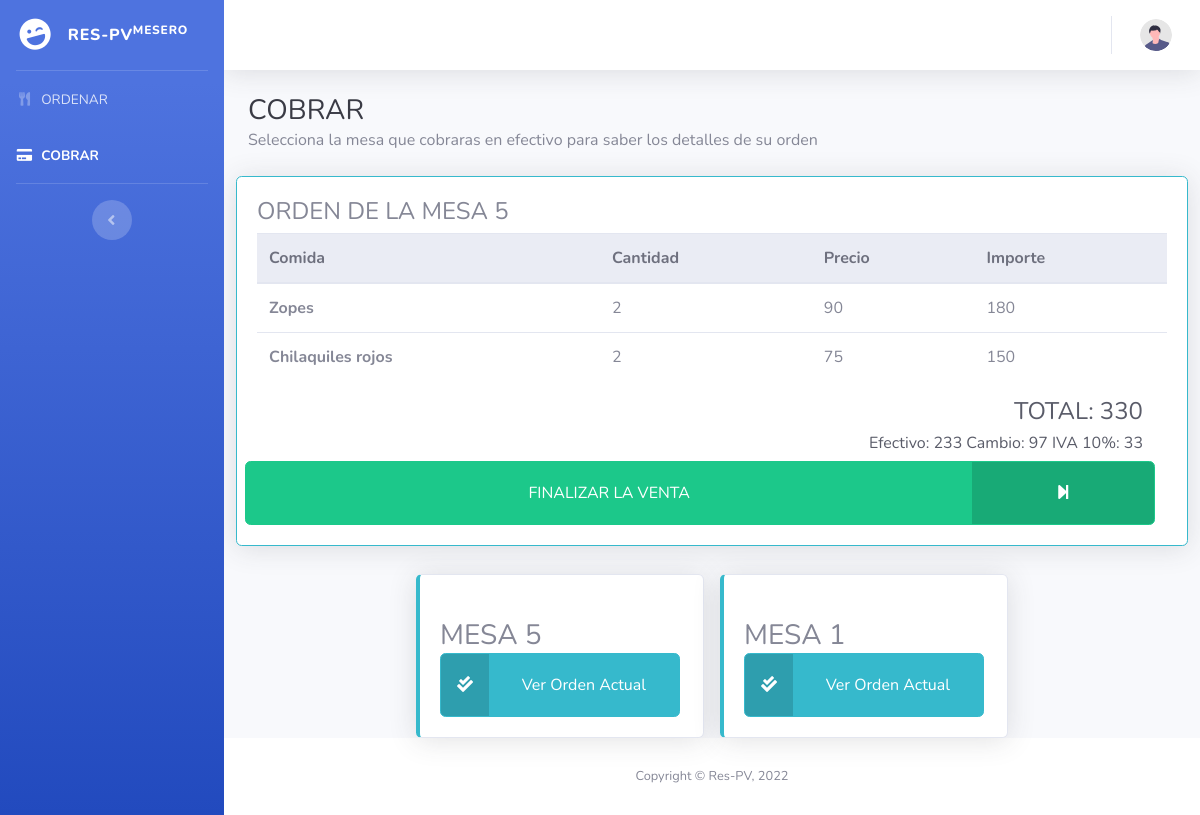
The page /cobrar.php?mesa=5 on the database its author committed.
### tables this page shows
CREATE TABLE `carrito_tmp` (
  `id_tmp` int(100) NOT NULL,
  `mesa` int(1) NOT NULL,
  `id_product` int(2) NOT NULL,
  `name_product` varchar(30) NOT NULL,
  `unitaryPrice_product` int(100) NOT NULL,
  `cantidad` int(100) NOT NULL,
  `efectivo` int(100) NOT NULL DEFAULT 0,
  `cambio` int(100) NOT NULL DEFAULT 0,
  `impuesto` int(100) NOT NULL DEFAULT 0,
  `total` int(100) NOT NULL DEFAULT 0
);

### db.php (called while the page is built, shortened)
<?php
    class Conexion{
        private $driver = "mysql";
        private $host = "localhost";
        private $dbname = "respv";
        private $usuario = "root";
        private $contrasena = "";
        public function __construct(){
            try {
                $db = new PDO("{$this->driver}:host={$this->host};dbname={$this->dbname}",$this->usuario,$this->contrasena);
                $db->setAttribute(PDO::ATTR_ERRMODE, PDO::ERRMODE_EXCEPTION);
                return $db;
            } catch (PDOException $e) {
                echo "Ha ocurrido un error al conectarse a la base de datos" . $e->getMessage();
            }
        }
    }
?>

### usuarios/Modelo/mesero.php (called while the page is built, shortened)
<?php
    require_once(__DIR__.'/../../db.php');
    class Meseros extends Conexion{
        public function __construct(){
            $this->db = parent::__construct();
        }
        public function getMesas(){
            $rows = null;
            $statement = $this->db->prepare("SELECT DISTINCT(mesa) FROM carrito_tmp");
            $statement->execute();
            while ($result = $statement->fetch()) {
                $rows[] = $result;
            }
            return $rows;
        }
        public function getCarrito_tmp($mesa){
            $rows = null;
            $statement = $this->db->prepare("SELECT * FROM carrito_tmp WHERE mesa=?");
            $statement->execute([$mesa]);
            while ($result = $statement->fetch()) {
                $rows[] = $result;
            }
            return $rows;
        }
    }
?>

### cobrar.php (the view, shortened to what this page needs)
<?php
require_once("usuarios/Modelo/mesero.php");
$ModeloMesero  = new Meseros();
?>
<!DOCTYPE html>
<html lang="en">
<head>
    <link href="vendor/fontawesome-free/css/all.min.css" rel="stylesheet" type="text/css">
    <link href="css/sb-admin-2.min.css" rel="stylesheet">
</head>
<body id="page-top">
    <div id="wrapper">
        <ul class="navbar-nav bg-gradient-primary sidebar sidebar-dark accordion" id="accordionSidebar">
            <a class="sidebar-brand d-flex align-items-center justify-content-center" href="index.php">
                <div class="sidebar-brand-icon rotate-n-15">
                    <i class="fas fa-laugh-wink"></i>
                </div>
                <div class="sidebar-brand-text mx-3">Res-PV<sup>Mesero</sup></div>
            </a>
            <hr class="sidebar-divider my-0">
            <li class="nav-item ">
                <a class="nav-link" href="homeMesero.php">
                    <i class="fas fa-fw fa-utensils"></i>
                    <span>ORDENAR</span></a>
            </li>
            <li class="nav-item active">
                <a class="nav-link" href="cobrar.php">
                    <i class="fas fa-fw fa-credit-card"></i>
                    <span>COBRAR</span></a>
            </li>
            <hr class="sidebar-divider d-none d-md-block">
            <div class="text-center d-none d-md-inline">
                <button class="rounded-circle border-0" id="sidebarToggle"></button>
            </div>
        </ul>
        <div id="content-wrapper" class="d-flex flex-column">
            <div id="content">
                <nav class="navbar navbar-expand navbar-light bg-white topbar mb-4 static-top shadow">
                    <ul class="navbar-nav ml-auto">
                        <li class="nav-item dropdown no-arrow">
                            <a class="nav-link dropdown-toggle" href="#" id="userDropdown" role="button"
                                data-toggle="dropdown" aria-haspopup="true" aria-expanded="false">
                                <img class="img-profile rounded-circle"
                                    src="img/undraw_profile.svg">
                            </a>
                        </li>
                    </ul>
                </nav>
                <div class="container-fluid">
                    <div class=" d-sm-flex align-items-center justify-content-between ">
                        <h3 class=" mb-0 text-gray-900"> COBRAR </h3>
                    </div>
                    <p class="mb-4">Selecciona la mesa que cobraras en efectivo para saber los detalles de su orden</p>
                    <?php
                        if(isset($_GET['mesa'])){
                            $visible = "block";
                            $mesa_sel = $_GET['mesa'];
                    ?>
                        <div class="row d-flex justify-content-center mt-4 mb-4 card shadow border-info" style="display: <?php echo $visible; ?>">
                            <div class="card-body">
                            <h4>ORDEN DE LA MESA <?php echo $mesa_sel;?></h4>
                            <table class="table">
                                <thead class="thead-light">
                                    <tr>
                                    <th scope="col">Comida</th>
                                    <th scope="col">Cantidad</th>
                                    <th scope="col">Precio</th>
                                    <th scope="col">Importe</th>
                                    </tr>
                                </thead>
                                <tbody>
                                    <?php
                                    $mesa = $_GET['mesa'];
                                    $total = 0;
                                    $detalles = $ModeloMesero->getCarrito_tmp($mesa);
                                    if($detalles != null){
                                        foreach($detalles as $detalle){
                                    ?>
                                        <tr>
                                            <th scope="row"><?php echo $detalle['name_product']; ?></th>
                                            <td><?php echo $detalle['cantidad']; ?></td>
                                            <td><?php echo $detalle['unitaryPrice_product']; ?></td>
                                            <td><?php echo $detalle['cantidad'] * $detalle['unitaryPrice_product']; ?></td>
                                            <?php $total = $total + $detalle['cantidad'] * $detalle['unitaryPrice_product']; ?>
                                        </tr>
                                    <?php }} ?>
                                </tbody>
                            </table>
                                <div class="d-flex justify-content-end mr-4">
                                    <h4 class="text-dark ml-1">TOTAL: <?php echo $total; ?> </h4>
                                </div>
                                <?php
                                    $detalles = $ModeloMesero->getCarrito_tmp($mesa);
                                    if($detalles[0]['efectivo'] != 0){
                                ?>
                                <div class="d-flex justify-content-end mr-4">
                                    <h6 class="text-dark ml-1">Efectivo: <?php echo $detalles[0]['efectivo']; ?> </h6>
                                    <h6 class="text-dark ml-1">Cambio: <?php echo $detalles[0]['total'] - $detalles[0]['efectivo']; ?> </h6>
                                    <h6 class="text-dark ml-1">IVA 10%: <?php echo $detalles[0]['impuesto']; ?> </h6>
                                </div>
                                <div class="row" style="width:100%;height:4rem;">
                                    <form class="form-inline" method="post" action="usuarios/Controlador/endSale.php" style="width:100%;height:4rem;">
                                        <button class="btn btn-success btn-icon-split my-auto" action="submit" style="width:100%;height:4rem;">
                                            <span style="width:80%;" class="text my-auto">FINALIZAR LA VENTA</span>
                                            <span style="width:20%; height:4rem;" class="icon text-white-100 my-auto">
                                                <i  class="fas fa-solid fa-step-forward py-3"></i>
                                            </span>
                                        </button>
                                    </form>
                                </div>
                                <?php } ?>
                            </div>
                        </div>
                    <?php
                        }
                    ?>
                    <div class="row " style="justify-content: center;">
                        <?php
                            $mesas = $ModeloMesero->getMesas();
                            if($mesas != null){
                            foreach($mesas as $mesa){
                        ?>
                        <div class="card mt-1 mx-2 shadow border-left-info" style="width: 18rem;">
                            <div class="card-body" style=" height: 20 rem; ">
                                <br>
                                <h1 class="h3 m-auto">MESA <?php echo $mesa[0]; ?></h1>
                                    <a class="btn btn-info btn-icon-split my-auto" href="cobrar.php?mesa=<?php echo $mesa[0]; ?>" style="width:15rem;height:4rem;">
                                        <span style="width:3rem; height:4rem;" class="icon text-white-100 my-auto">
                                            <i  class="fas fa-solid fa-check-double py-3"></i>
                                        </span>
                                        <span style="width:12rem;" class="text my-auto">Ver Orden Actual</span>
                                    </a>
                            </div>
                        </div>
                        <?php
                                }
                           }
                        ?>
                    </div>
                </div>
            </div>
            <footer class="sticky-footer bg-white">
                <div class="container my-auto">
                    <div class="copyright text-center my-auto">
                        <span>Copyright &copy; Res-PV, 2022 </span>
                    </div>
                </div>
            </footer>
        </div>
    </div>
</body>
</html>

### rows shown on the page
carrito_tmp: name_product "Zopes", cantidad "2", unitaryPrice_product "90", $detalle['cantidad'] * $detalle['unitaryPrice_product'] "180", efectivo "233", $detalles[0]['total'] - $detalles[0]['efectivo'] "97", impuesto "33"
carrito_tmp: name_product "Chilaquiles rojos", cantidad "2", unitaryPrice_product "75", $detalle['cantidad'] * $detalle['unitaryPrice_product'] "150"

### other values the page prints
$mesa_sel "5"
$total "330"
$mesa[0] "5"
$mesa[0] "1"
